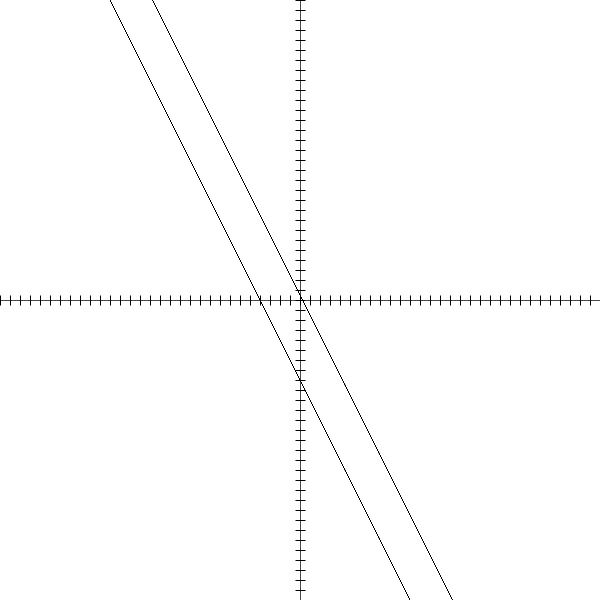
Frame 1 (no input)
Frame 60 (the mouse pressed at the canvas centre just before this capture): identical to frame 1, image omitted
Frame 120 (the mouse held since frame 60 and released just before this capture): identical to frame 1, image omitted

The Processing sketch that drew this single still picture (run headless with seeded random() and noise(); from frame 60 on, the mouse is pressed at the canvas centre):

// Processing sketch: sketch_parallel_line
// ── sketch_parallel_line.pde
int i;
int length = 500;
float m1 = -2;
float c1= 0.5;
float x1;
float y1;
float x2;
float m2 =m1;
float c2 =-8;
float y2;
float x;
float y;
void setup(){
  size(600,600);
}

void draw(){
  
  background(255);
  
 for(i=0;i<=600;i++){ 
 point(i,300); 
 }
 
 for(i=0;i<=600;i++){ 
 point(300,i); 
}
 
 for (i=0;i<=600;i=i+10){ 
     ellipse(i,300,0,10); 
 } 
 
 for (i=0;i<=600;i=i+10){ 
     ellipse(300,i,10,0); 
 } 
 
 for( x1=-300;x1<=600;x1=x1+0.01){
   y1=-m1*x1-c1*10;
   point(x1+300,y1+300);
  }
  
  for( x2=-300;x2<=600;x2=x2+0.01){
    y2=-m2*x2-c2*10;
    point(x2+300,y2+300);
  }
}
